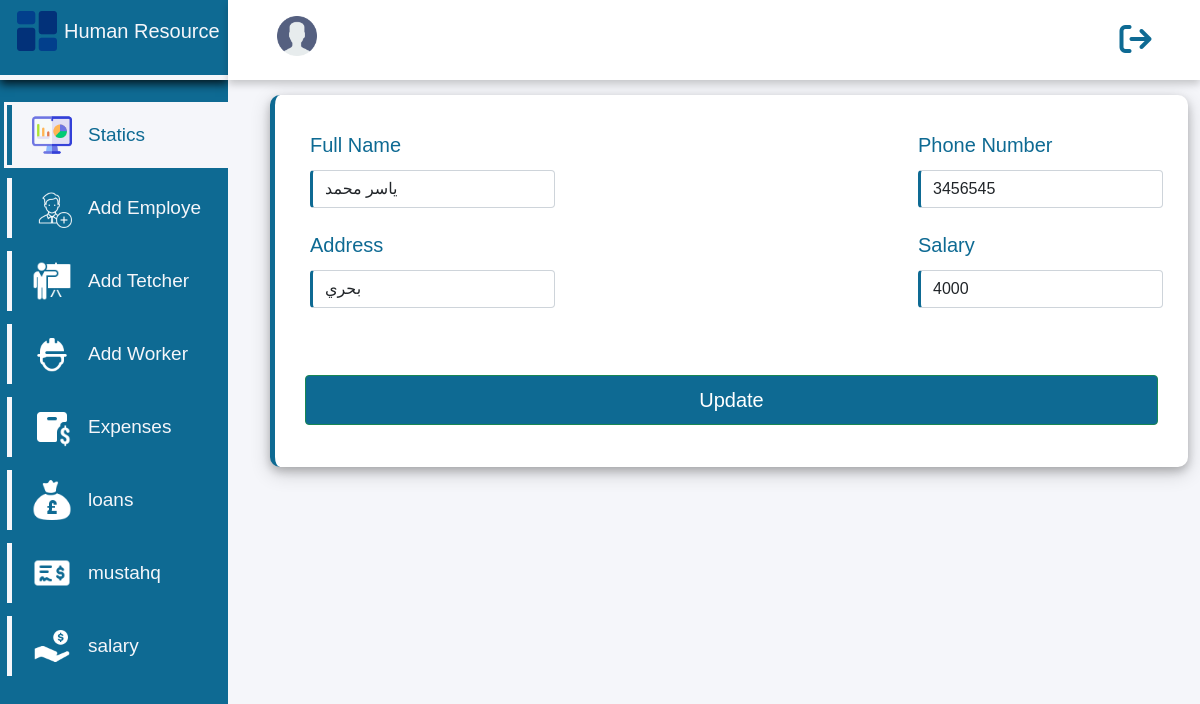
Screenshot of /manegment/employe_manegment/workers/edit_of_worker/display_for_editw.php?updateid=1 with the database file from the repository.
### tables this page shows
CREATE TABLE `workers` (
  `id` int(11) NOT NULL,
  `name_worker` varchar(50) NOT NULL,
  `phone_number` varchar(15) NOT NULL,
  `address` varchar(20) NOT NULL,
  `salary` varchar(20) NOT NULL,
  `date` date NOT NULL,
  `hours` time NOT NULL,
  `del` varchar(4) NOT NULL DEFAULT 'no',
  `take_salary` varchar(5) NOT NULL DEFAULT 'no'
);

### manegment/employe_manegment/workers/edit_of_worker/display_for_editw.php (the view, shortened to what this page needs)
<?php
include "../../../../connection/connection.php";
$name_user = $_SESSION["full_name"];
$id = $_GET["updateid"];
$show_data_input = mysqli_query($connection, "select * from workers where id = $id");
$row = mysqli_fetch_array($show_data_input);
$inp_name = $row["name_worker"];
$inp_phone = $row["phone_number"];
$inp_address = $row["address"];
$inp_salary = $row["salary"];
?>
<!DOCTYPE html>
<html lang="en">
<head>
    <link rel="stylesheet" href="../../../../css/all.min.css">
    <link rel="stylesheet" href="../../../../bootstrap/bootstrap.min.css">
    <link rel="stylesheet" href="../../../../css/manegment/add_worker.css?v=<?php echo time();?>">
</head>
<body>
<div class="side-menu">
    <div class="brand-name">
    <h2><img src="../../../../icons/da.png" alt="" width="50px" height="50px">Human Resource</h2>
            </div>
<ul>
            <a href="../../statics/statics.php"><li  class="active"><img src="../../../../icons/statc1.png" alt="" width="40px" height="40px">Statics</li></a>
            <a href="../../employes/add_employe/add_emp.php"><li><img src="../../../../icons/eemp.png" alt="" width="40px" height="40px"> Add Employe </li></a>
            <a href="../../tetchers/add_tetchers/add_tetcher.php"><li><img src="../../../../icons/thh.png" alt="" width="40px" height="40px">Add Tetcher</li></a>
            <a href="../../workers/add_workers/add_worker.php"><li><img src="../../../../icons/wok1.png" alt="" width="40px" height="40px">Add Worker</li></a>
            <a href="../../expenses/expenses.php"><li><img src="../../../../icons/Expenses.png" alt="" width="40px" height="40px">Expenses</li></a>
            <a href="../../loans/loans.php"><li><img src="../../../../icons/loans.png" alt="" width="40px" height="40px">loans</li></a>
            <a href="../../mustahqat/add_mustahq.php"><li><img src="../../../../icons/mustahq.png" alt="" width="40px" height="40px">mustahq</li></a>
            <a href="../../salary/salary.php"><li><img src="../../../../icons/salary2.png" alt="" width="40px" height="40px">salary</li></a>
            </ul>
</div>
<div class="container">
    <div class="header">
        <div class="nav">
            <div>
            <h3><a href="../../account/account.php"><img src="../../../../icons/account.png" alt="" width="40px" height="40px"></a><?php echo " " . $name_user ?></h3>
            </div>
            <div class="log">
            <a href="../../../login/login.php"><div><i class="fa-solid fa-arrow-right-from-bracket fa-2x"></i></div></a>
            </div>
        </div>
    </div>
<div class="form">
    <form action="" method="post">
        <div class="roww">
        <div class="form-group">
        <label for="" class="lead">Full Name</label>
            <input type="text" name="nameofworker" id=""  value="<?php echo $inp_name ?>" class="form-control" required>
        </div>
        <div class="form-group">
        <label for="" class="lead"> Phone Number</label>
            <input type="text" name="phone" id=""  value="<?php echo $inp_phone ?>" class="form-control" required>
        </div>
        </div>
        <div class="roww">
        <div class="form-group">
        <label for="" class="lead">Address</label>
            <input type="text" name="address" id=""  value="<?php echo $inp_address ?>" class="form-control" required>
        </div>
       <div class="form-group">
           <label for="" class="lead"> Salary</label>
            <input type="text" name="salary" id=""  value="<?php echo $inp_salary ?>" class="form-control" required>
        </div>
        </div>
        <div class="form-group">
            <input type="submit" name="editworker" id="" value="Update" class='btn btn-success'>
        </div>
    </form>
</div>
</div>
</body>
</html>

### css/manegment/add_worker.css (style rules this page uses)
* { box-sizing: border-box; }
body { min-height: 100vh; font-family: Tahoma, Geneva, Verdana, sans-serif }
a { text-decoration: none; color: #f5f6fa; }
li { list-style: none; }
h2 { color: #f5f6fa; font-size: 20px; }
.side-menu { position: fixed; background: #0e6a93; ; width: 19vw; min-height: 100vh; display: flex; flex-direction: column; }
.side-menu .brand-name { height: 10vh; display: flex; align-items: right; padding: 2px; padding-top: 5px; margin-bottom: 25px; cursor: pointer; border-bottom: 5px solid #f5f6fa; box-shadow: 0 4px 9px 0 rgba(0, 0, 0, 0.8); }
.side-menu li { font-size: 19px; padding: 10px; margin-left: -25px; margin-bottom: 13px; display: flex; align-items: center; border-left: 5px solid #f5f6fa; cursor: pointer; }
.side-menu li img { margin-right: 16px; }
.side-menu .active { background: #f5f6fa; color: #0e6a93; border-left: 5px solid #0e6a93; outline: 3px solid #f5f6fa; }
.side-menu img { margin-left: 10px; }
.side-menu .brand-name h2 { font-size: 20px; }
.side-menu .brand-name h2 img { mix-blend-mode: multiply; margin-right: 2px; margin-top: 1px; padding-right: 5px; margin-bottom: 5px; padding: 5px; }
.container { position: absolute; right: 0; width: 81vw; height: 100vh; background-color: #f5f6fa; }
.container .header { position: fixed; top: 0; right: 0; width: 81vw; height: 10vh; background-color: white; display: flex; align-items: center; justify-content: center; box-shadow: 0 4px 8px 0 rgba(0, 0, 0, 0.2); }
.container .header .nav { width: 90%; display: flex; align-items: center; justify-content: space-between; }
.container .header .nav h3 { color: #0e6a93; font-size: 20px; margin-top: 10px; cursor: pointer; }
.container .header .nav h3 img { margin-bottom: 10px; cursor: pointer; }
.fa-solid { color: #0e6a93; }
.log { cursor: pointer; display: flex; align-items: center; justify-content: space-between; color: #0e6a93; }
.container .form { margin-top: 95px; margin-left: 30px; padding: 30px; border-left: 5px solid #0e6a93; border-radius: 10px; background-color: white; box-shadow: 0 4px 8px 0 rgba(0, 0, 0, 0.2), 0 6px 20px 0 rgba(0, 0, 0, 0.19); }
.container .form .roww { display: flex; justify-content: space-between; flex-wrap: wrap; }
.form-group { margin-bottom: 12px; }
.form-control { margin: 5px; border-left: 3px solid #0e6a93; border-radius: none; }
label { color: #0e6a93; margin: 5px; font-size: 10px; }
.btn { margin-top: 50px; width: 100%; height: 50px; font-size: 20px; background-color: #0e6a93; }

### rows the page displays
workers: nameofworker "ياسر محمد", phone "3456545", address "بحري", salary "4000"
